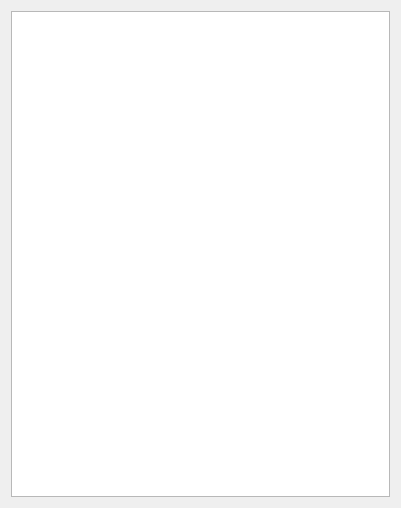
<?xml version="1.0" encoding="UTF-8"?>
<ui version="4.0">
 <class>DataFlags</class>
 <widget class="QWidget" name="DataFlags">
  <property name="geometry">
   <rect>
    <x>0</x>
    <y>0</y>
    <width>401</width>
    <height>508</height>
   </rect>
  </property>
  <property name="windowTitle">
   <string>Form</string>
  </property>
  <layout class="QHBoxLayout" name="horizontalLayout">
   <item>
    <widget class="QTableWidget" name="flagsTableWidget"/>
   </item>
  </layout>
 </widget>
 <resources/>
 <connections/>
</ui>
